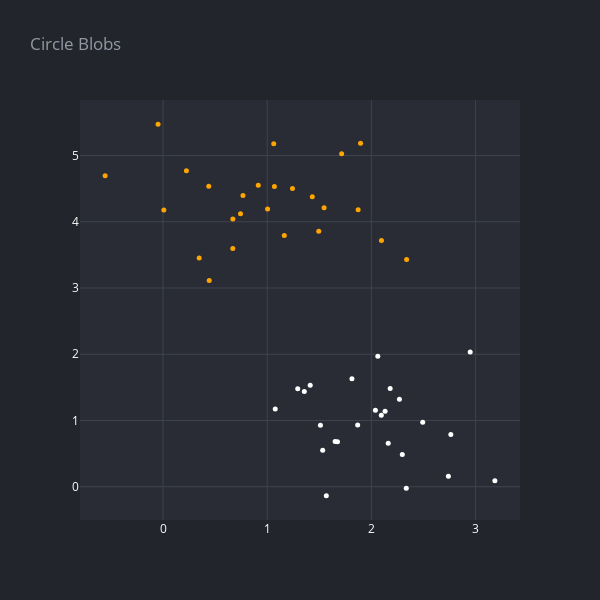

The notebook cell saved with this chart:
### Code cell
X, y = make_blobs(n_samples=50, centers=2, random_state=0,cluster_std=0.6)

data_plot = scatter(X[:,0], X[:, 1], 'Circle Blobs', mode='markers', size=5, opacity=1, color = [['orange', 'white'][a] for a in y])
fig = go.Figure(data=[data_plot])
render(fig, title='Circle Blobs', height=600, width=600)

### Figure 1 — Plotly figure (JSON) as saved in the notebook; plotly's stock layout.template omitted (floating-point values rounded to 4 significant figures)
{"data": [{"marker": {"color": ["white", "white", "orange", "orange", "white", "white", "white", "white", "white", "orange", "orange", "orange", "orange", "white", "orange", "orange", "orange", "white", "orange", "orange", "white", "white", "white", "white", "white", "orange", "orange", "orange", "white", "orange", "white", "orange", "orange", "orange", "orange", "white", "white", "orange", "white", "orange", "white", "orange", "white", "white", "orange", "white", "white", "orange", "white", "orange"], "size": 5}, "mode": "markers", "name": "Circle Blobs", "opacity": 1, "type": "scatter", "x": [1.413, 1.813, 1.433, 1.873, 2.095, 2.739, 3.185, 2.062, 2.038, -0.04749, 1.714, 0.2246, 1.069, 1.533, 1.495, 1.164, 0.7439, 2.297, 0.4436, 0.9143, 1.675, 2.269, 1.511, 1.652, 2.493, 2.338, 0.6705, -0.5555, 2.162, 2.097, 2.18, 0.439, 1.243, 0.007931, 1.896, 1.868, 2.131, 1.063, 2.335, 0.6698, 1.077, 1.546, 1.567, 1.356, 1.004, 1.293, 2.948, 0.3471, 2.763, 0.7675], "y": [1.53, 1.631, 4.377, 4.181, 1.079, 0.1568, 0.08901, 1.969, 1.155, 5.474, 5.025, 4.77, 4.531, 0.5504, 3.858, 3.791, 4.122, 0.4868, 3.115, 4.55, 0.68, 1.322, 0.9288, 0.6819, 0.9751, 3.431, 4.041, 4.696, 0.6566, 3.717, 1.484, 4.536, 4.504, 4.176, 5.185, 0.9314, 1.139, 5.176, -0.02408, 3.595, 1.175, 4.213, -0.1381, 1.438, 4.191, 1.479, 2.035, 3.452, 0.7897, 4.398]}], "layout": {"height": 600, "legend": {"font": {"color": "#ffffff"}}, "paper_bgcolor": "#22252B", "plot_bgcolor": "#292C34", "title": {"font": {"color": "#9398A4"}, "text": "Circle Blobs"}, "width": 600, "xaxis": {"gridcolor": "#3F434F", "tickfont": {"color": "#ffffff"}, "title": {"font": {"color": "#ffffff"}}, "zeroline": false}, "yaxis": {"gridcolor": "#3F434F", "tickfont": {"color": "#ffffff"}, "title": {"font": {"color": "#ffffff"}}, "zeroline": false}}}
